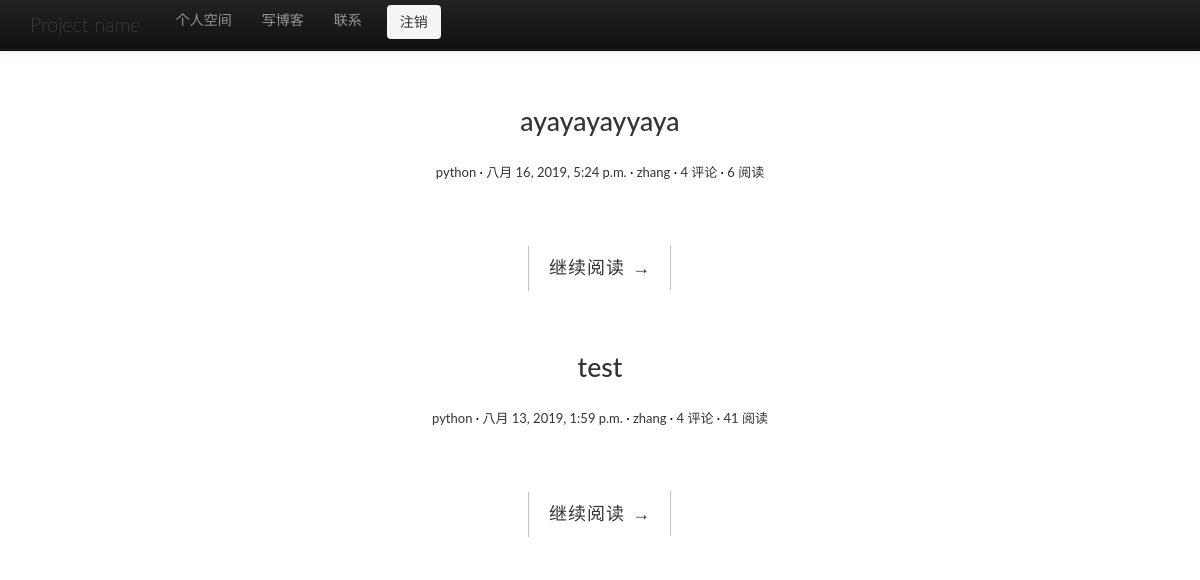
/blog/, run on an earlier commit of the app's database.
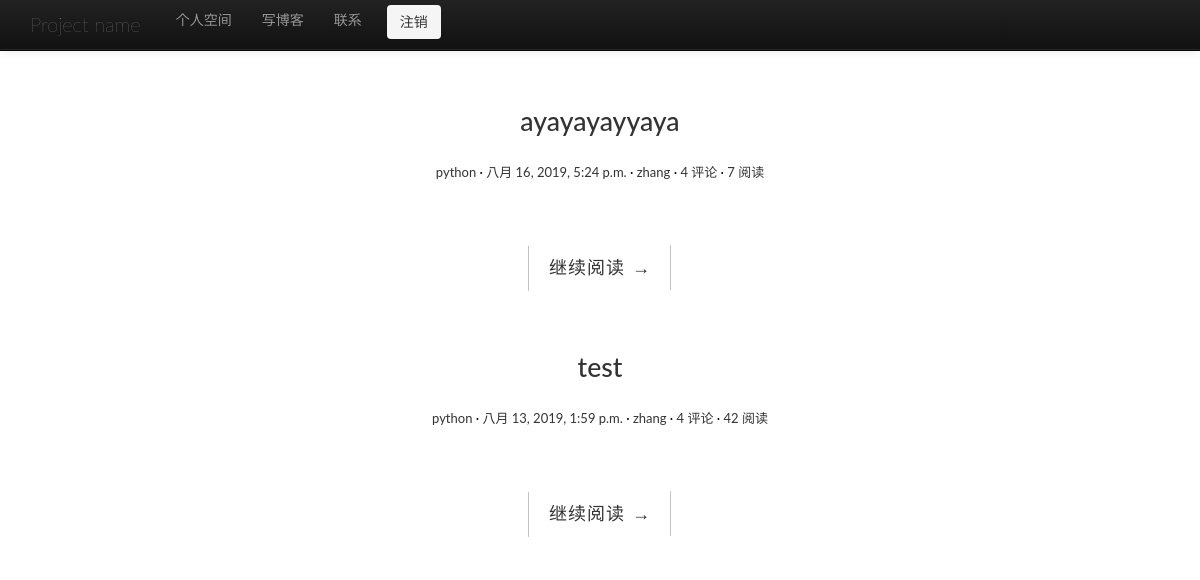
And on a later commit of the database.
### blog/models.py (models this page shows, shortened)
class Article(models.Model):
    STATUS_CHOICES = (
        ('d','草稿'),
        ('p','发表'),
    )
    title = models.CharField('标题',max_length=200,unique=True)
    slug = models.SlugField('slug',max_length=60,blank=True)
    body = models.TextField('正文')
    pub_date = models.DateTimeField('发布时间',null=True)
    create_date = models.DateTimeField('创建时间',auto_now_add=True) #添加时的时间，更新对象不会有变动
    mod_date = models.DateTimeField('修改时间',auto_now=True) #有修改动作，就会变
    status = models.CharField('文章状态',max_length=1,choices=STATUS_CHOICES,default='p')
    views = models.PositiveIntegerField('浏览量',default=0)
    author = models.ForeignKey(User,verbose_name='作者',on_delete=models.CASCADE,default='')
    category = models.ForeignKey('Category',verbose_name='分类',on_delete=models.CASCADE,blank=False,null=False,default='')
    tags = models.ManyToManyField('Tag',verbose_name='标签集合',blank=True)
    class Meta:
        ordering = ['-pub_date']    ## 按降序排列，-表示降序
        verbose_name = "文章"
        verbose_name_plural = verbose_name   ##复数形式

class Category(models.Model):
    name = models.CharField('分类名',max_length=30,unique=True)
    slug = models.SlugField('slug',max_length=40)
    parent_category = models.ForeignKey('self',verbose_name="父级分类",blank=True,null=True,on_delete=models.CASCADE,default='')
    def __str__(self):
        return self.name
    class Meta:
        verbose_name = "分类"
        verbose_name_plural = verbose_name

### blog/views.py (the view)
# urls.py: path('',views.ArticleListView.as_view(),name='article_list'),
class ArticleListView(ListView):  #当我们使用Django自带的ListView展示所有对象列表时，ListView默认会返回Model.objects.all()。
    template_name = "blog/published_article_list.html"
    paginate_by = 3
    def get_queryset(self):
        return Article.objects.filter(status='p').order_by('-pub_date')

### blog/templates/blog/published_article_list.html (shortened to what this page needs)
{% extends 'blog/base.html' %}
{% block main %}
    {% if page_obj %}
            {% for  post in page_obj %}
        <article class="post post-{{ post.pk }}">
            <header class="entry-header">
                <h1 class="entry-title">
                    <a href="{% url 'blog:article_detail' post.id post.slug %}">{{ post.title }}</a>
                </h1>
                <div class="entry-meta">
                    <span class="post-category"><a href="#">{{ post.category }}</a></span>
                    <span class="post-date"><a href="#"><time class="entry-date"
                                                              datetime="{{ post.create_date }}">{{ post.create_date }}</time></a></span>
                    <span class="post-author"><a href="#">{{ post.author }}</a></span>
                    <span class="comments-link"><a href="#">4 评论</a></span>
                    <span class="views-count"><a href="#">{{ post.views }} 阅读</a></span>
                </div>
            </header>
            <div class="entry-content clearfix">
                <div class="read-more cl-effect-14">
                    <a href="{% url 'blog:article_detail' post.id post.slug %}" class="more-link">继续阅读 <span class="meta-nav">→</span></a>
                </div>
            </div>
        </article>
            {% endfor %}
        {% endif %}
{% endblock %}

What changed in the data, as far as the page shows it:
changed Article "ayayayayyaya": views "6" → "7"
changed Article "test": views "41" → "42"
